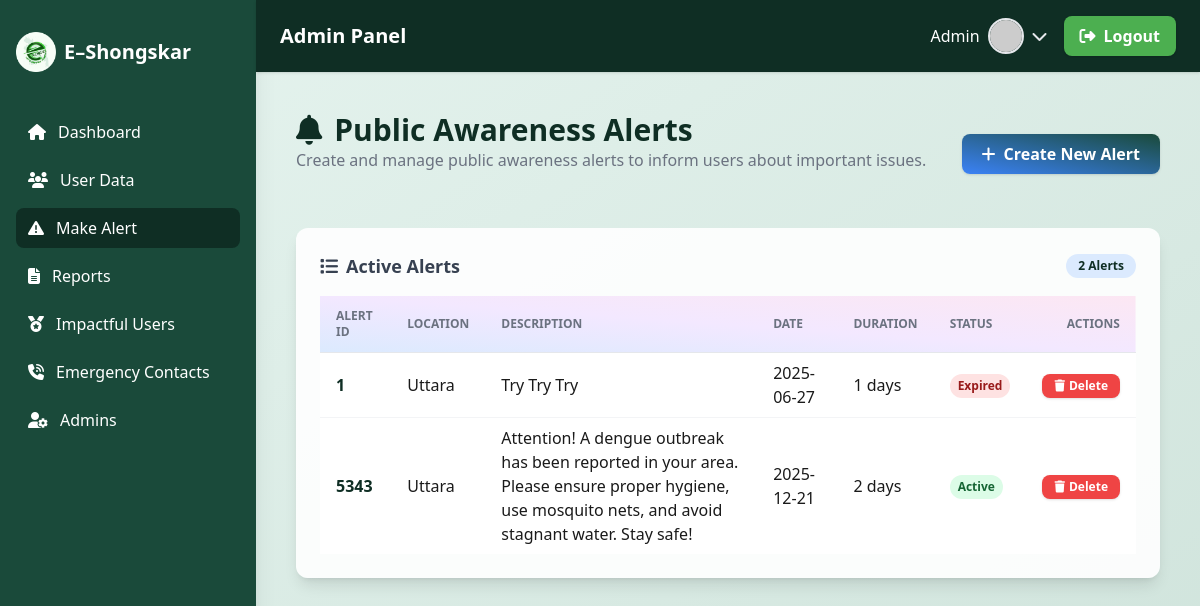
/admin_alert.php, run on the app's committed database.
### tables this page shows
CREATE TABLE `alerts` (
  `alert_id` int(11) NOT NULL,
  `location` varchar(255) NOT NULL,
  `description` text NOT NULL,
  `date` date NOT NULL,
  `duration` varchar(100) NOT NULL,
  `username` varchar(255) DEFAULT NULL
);

### admin_alert.php (the view, shortened to what this page needs)
<?php
include 'database.php';
$deleteExpiredAlertsQuery = "
    DELETE FROM alerts
    WHERE DATE_ADD(date, INTERVAL duration DAY) < CURDATE()
";
$pdo->exec($deleteExpiredAlertsQuery);
$stmt = $pdo->query("SELECT * FROM alerts");
$alerts = $stmt->fetchAll(PDO::FETCH_ASSOC);
?>
<!DOCTYPE html>
<html lang="en">
<head>
    <script src="https://cdn.tailwindcss.com"></script>
    <link rel="stylesheet" href="https://cdnjs.cloudflare.com/ajax/libs/font-awesome/6.4.0/css/all.min.css">
</head>
<body class="bg-gradient-to-br from-[#e6f4ef] to-[#cfe3db] min-h-screen text-[#1a1a1a]">
<?php include 'admin_header.php'; ?>
<main class="flex-1 p-6 md:p-10">
    <div class="flex items-center justify-between mb-8">
        <div>
            <h1 class="text-2xl md:text-3xl font-bold text-[#0f2e24] flex items-center"><i class="fas fa-bell mr-3"></i>Public Awareness Alerts</h1>
            <p class="text-gray-500 mb-6">Create and manage public awareness alerts to inform users about important issues.</p>
        </div>
        <button onclick="toggleForm()" class="inline-flex items-center px-5 py-2 bg-gradient-to-tr from-blue-500 to-[#1a4a3a] text-white font-semibold rounded-lg shadow hover:from-blue-600 hover:to-[#0f2e24] transition-all duration-200">
            <i class="fas fa-plus mr-2"></i> Create New Alert
        </button>
    </div>
    <div class="bg-white/90 rounded-xl shadow-lg p-6">
        <div class="flex items-center justify-between mb-4">
            <span class="text-lg font-semibold text-gray-700 flex items-center"><i class="fas fa-list mr-2"></i>Active Alerts</span>
            <span class="inline-block px-3 py-1 rounded-full bg-blue-100 text-[#0f2e24] font-bold text-xs"><?php echo count($alerts); ?> Alerts</span>
        </div>
        <div class="overflow-x-auto">
            <table class="min-w-full divide-y divide-gray-200">
                <thead class="bg-gradient-to-tr from-blue-100 via-purple-100 to-pink-100">
                    <tr>
                        <th class="px-4 py-3 text-left text-xs font-bold text-gray-500 uppercase">Alert ID</th>
                        <th class="px-4 py-3 text-left text-xs font-bold text-gray-500 uppercase">Location</th>
                        <th class="px-4 py-3 text-left text-xs font-bold text-gray-500 uppercase">Description</th>
                        <th class="px-4 py-3 text-left text-xs font-bold text-gray-500 uppercase">Date</th>
                        <th class="px-4 py-3 text-left text-xs font-bold text-gray-500 uppercase">Duration</th>
                        <th class="px-4 py-3 text-left text-xs font-bold text-gray-500 uppercase">Status</th>
                        <th class="px-4 py-3 text-right text-xs font-bold text-gray-500 uppercase">Actions</th>
                    </tr>
                </thead>
                <tbody class="bg-white divide-y divide-gray-100">
                    <?php foreach ($alerts as $alert):
                        $expiryDate = date('Y-m-d', strtotime($alert['date'] . " + {$alert['duration']} days"));
                        $isActive = strtotime($expiryDate) >= strtotime(date('Y-m-d'));
                    ?>
                    <tr class="hover:bg-blue-50 transition">
                        <td class="px-4 py-2 font-semibold text-[#0f2e24]"><?php echo htmlspecialchars($alert['alert_id']); ?></td>
                        <td class="px-4 py-2"><?php echo htmlspecialchars($alert['location']); ?></td>
                        <td class="px-4 py-2"><?php echo htmlspecialchars($alert['description']); ?></td>
                        <td class="px-4 py-2"><?php echo htmlspecialchars($alert['date']); ?></td>
                        <td class="px-4 py-2"><?php echo htmlspecialchars($alert['duration']); ?> days</td>
                        <td class="px-4 py-2">
                            <span class="inline-block px-2 py-1 rounded-full text-xs font-bold <?php echo $isActive ? 'bg-green-100 text-green-800' : 'bg-red-100 text-red-800'; ?>">
                                <?php echo $isActive ? 'Active' : 'Expired'; ?>
                            </span>
                        </td>
                        <td class="px-4 py-2 text-right">
                            <form method="POST" action="" class="inline">
                                <button type="submit" class="inline-flex items-center px-3 py-1 bg-red-500 hover:bg-red-600 text-white rounded-lg text-xs font-bold shadow transition" name="delete_alert" onclick="return confirm('Are you sure you want to delete this alert?');">
                                    <i class="fas fa-trash mr-1"></i>Delete
                                </button>
                            </form>
                        </td>
                    </tr>
                    <?php endforeach; ?>
                </tbody>
            </table>
        </div>
    </div>
</main>
</body>
</html>

### data on the page
alerts: alert_id "1", location "Uttara", description "Try Try Try", date "2025-06-27", duration "1", shows "Expired"
alerts: alert_id "5343", location "Uttara", description "Attention! A dengue outbreak has been reported in your area. Please ensure proper hygiene, use mosquito nets, and avoid stagnant water. Stay safe!", date "2025-12-21", duration "2", shows "Active"

### other printed values
$adminName "Admin"
count($alerts) "2"
